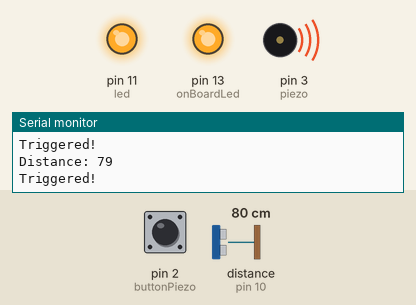
Bench run of a sketch on a simulated Arduino Uno, built with avr-gcc and run on an emulated ATmega328P. Parts: output pins drawn as LEDs (lit = HIGH), buzzer (waves = sounding), the last lines printed to the serial monitor. Wiring (inferred from the names in the program): ultrasonic range finder: trigger pin 9; echo pin 10. The inputs (shaded band) are chosen by the test bench; at power-on: distance to the obstacle (sensor on pin 10) 80 cm, pin 2 (buttonPiezo) HIGH. The echo pulse lasts 58.3 µs per cm; pins used as bus, display or sensor lines are not drawn.

Above: at 8.5 s.
8.6 s: distance to the obstacle (sensor on pin 10) set to 120 cm
At 16.0 s:
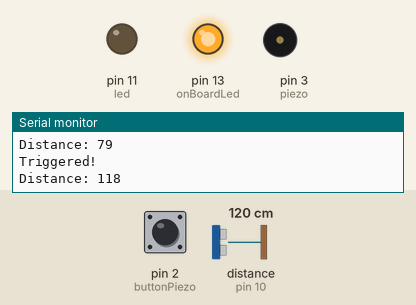
16.3 s: pin 2 (buttonPiezo) pulled LOW for 3 s
At 19.9 s:
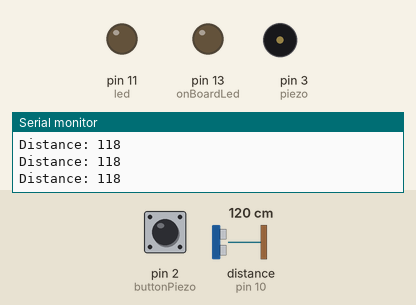
24.0 s: distance to the obstacle (sensor on pin 10) set to 87 cm
31.7 s: distance to the obstacle (sensor on pin 10) set to 77 cm
At 32.1 s:
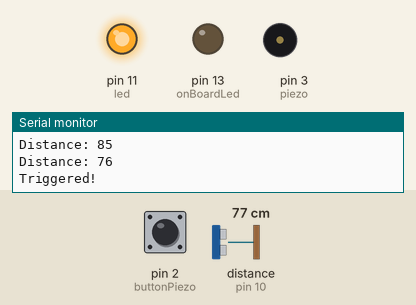
44.2 s: distance to the obstacle (sensor on pin 10) set to 250 cm
At 48.3 s:
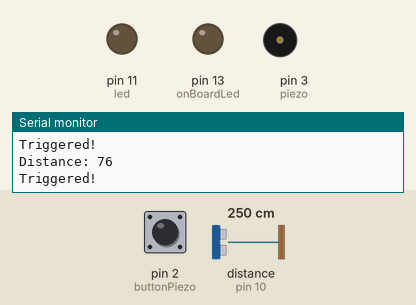
51.9 s: distance to the obstacle (sensor on pin 10) set to 2 cm
At 52.9 s:
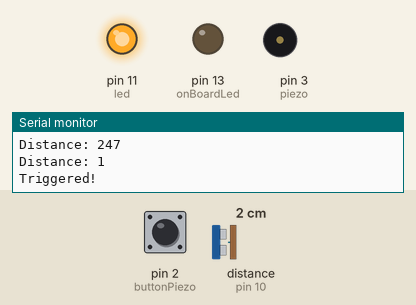
Timing chart, 0 to 64.4 s (numbered marks = the images above; inputs shaded):
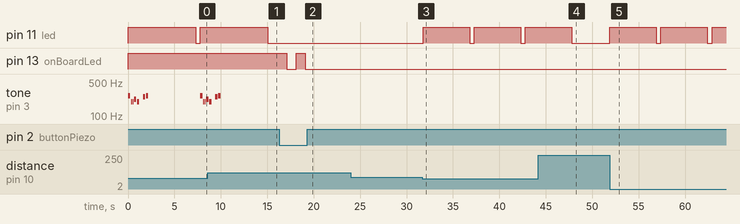

Measured:
- the behaviour switches between 82 and 81 cm on distance to the obstacle (sensor on pin 10) (found by bisection; images 2 and 3)
- after the input at 8.6 s, pin 11 (led): goes on until 15.1 s, then stays LOW; tone on pin 3 (piezo): goes on until 10.0 s, then stays silent
- after the input at 16.3 s, pin 13 (onBoardLed): HIGH → LOW after 0.78 s, → HIGH 1.0 s later, → LOW 1.0 s later
- after the input at 31.7 s, pin 11 (led): alternates HIGH for 5.0 s and LOW for 0.51 s, starting after 0.08 s
- after the input at 44.2 s, pin 11 (led): goes on until 47.8 s, then stays LOW
- after the input at 51.9 s, pin 11 (led): alternates HIGH for 5.0 s and LOW for 0.50 s, starting at once
- by itself, tone on pin 3 (piezo): plays 262 Hz for 0.25 s, 196 Hz for 0.13 s, 196 Hz for 0.13 s, 220 Hz for 0.25 s, 196 Hz for 0.25 s, 247 Hz for 0.25 s … (11 notes in this stretch)

The sketch:

CatBell.ino
```cpp
/*
Cat Bell. Plays a tune when cat is on window sill.

Guide for distance sensor: https://howtomechatronics.com/tutorials/arduino/ultrasonic-sensor-hc-sr04/

Melody taken from https://www.arduino.cc/en/Tutorial/toneMelody
*/

#include "pitches.h"
#include "Arduino.h"

#define DISTANCETHRESHOLD 80
#define DEBOUNCEDELAY 200
// pins
const int buttonPiezo = 2;
const int piezo = 3;
const int trigPin = 9;
const int echoPin = 10;
const int led = 11;
const int onBoardLed = 13;

bool piezoOn = true;
// defines variables
long duration;
int distance;
int buttonPiezoReading = HIGH; // Button state on previous loop
int buttonPiezoLastState = HIGH;
unsigned long buttonPiezoLastPressedTimestamp;
unsigned long loopStartTimestamp;

int melody[] = {
    NOTE_C4, NOTE_G3, NOTE_G3, NOTE_A3, NOTE_G3, 0, NOTE_B3, NOTE_C4};

int noteDurations[] = {
    4, 8, 8, 4, 4, 4, 4, 4};

void measureDistance() // Refer to linked distance sensor guide
{
  digitalWrite(trigPin, LOW);
  delayMicroseconds(2);
  digitalWrite(trigPin, HIGH);
  delayMicroseconds(10);
  digitalWrite(trigPin, LOW);
  duration = pulseIn(echoPin, HIGH);
  distance = duration * 0.034 / 2;
  Serial.print("Distance: ");
  Serial.println(distance);
}

void playMelody() // Refer to linked melody guide
{
  for (int thisNote = 0; thisNote < 8; thisNote++)
  {
    int noteDuration = 1000 / noteDurations[thisNote];
    tone(piezo, melody[thisNote], noteDuration);
    int pauseBetweenNotes = noteDuration * 1.30;
    delay(pauseBetweenNotes);
    noTone(piezo);
  }
}

void setup()
{
  pinMode(buttonPiezo, INPUT);
  digitalWrite(buttonPiezo, HIGH);
  pinMode(led, OUTPUT);
  pinMode(trigPin, OUTPUT);
  pinMode(echoPin, INPUT);
  pinMode(onBoardLed, OUTPUT);
  Serial.begin(9600);
}

void loop()
{
  // Button
  loopStartTimestamp = millis();
  buttonPiezoReading = digitalRead(buttonPiezo); //LOW = Pressed

  if (buttonPiezoReading == HIGH)
  {
    buttonPiezoLastState = HIGH;
  }

  else if (buttonPiezoReading == LOW && buttonPiezoLastState == HIGH)
  {
    buttonPiezoLastPressedTimestamp = loopStartTimestamp;
    buttonPiezoLastState = LOW;
  }

  else if ((loopStartTimestamp - buttonPiezoLastPressedTimestamp) > DEBOUNCEDELAY && buttonPiezoReading == LOW && buttonPiezoReading == LOW)
  {
    piezoOn = !piezoOn;
    buttonPiezoLastState = HIGH;
  }
  // Button End

  if (piezoOn)
  {
    digitalWrite(onBoardLed, HIGH);
  }
  else
  {
    digitalWrite(onBoardLed, LOW);
  }
  measureDistance();
  if (distance < DISTANCETHRESHOLD)
  {
    Serial.println("Triggered!");
    digitalWrite(led, HIGH);
    if (piezoOn)
    {
      playMelody();
    }
    delay(5000);
  }
  digitalWrite(led, LOW);
  delay(500);
}
```

pitches.h
```cpp
/*************************************************
 * Public Constants
 *************************************************/

#define NOTE_B0  31
#define NOTE_C1  33
#define NOTE_CS1 35
#define NOTE_D1  37
#define NOTE_DS1 39
#define NOTE_E1  41
#define NOTE_F1  44
#define NOTE_FS1 46
#define NOTE_G1  49
#define NOTE_GS1 52
#define NOTE_A1  55
#define NOTE_AS1 58
#define NOTE_B1  62
#define NOTE_C2  65
#define NOTE_CS2 69
#define NOTE_D2  73
#define NOTE_DS2 78
#define NOTE_E2  82
#define NOTE_F2  87
#define NOTE_FS2 93
#define NOTE_G2  98
#define NOTE_GS2 104
#define NOTE_A2  110
#define NOTE_AS2 117
#define NOTE_B2  123
#define NOTE_C3  131
#define NOTE_CS3 139
#define NOTE_D3  147
#define NOTE_DS3 156
#define NOTE_E3  165
#define NOTE_F3  175
#define NOTE_FS3 185
#define NOTE_G3  196
#define NOTE_GS3 208
#define NOTE_A3  220
#define NOTE_AS3 233
#define NOTE_B3  247
#define NOTE_C4  262
#define NOTE_CS4 277
#define NOTE_D4  294
#define NOTE_DS4 311
#define NOTE_E4  330
#define NOTE_F4  349
#define NOTE_FS4 370
#define NOTE_G4  392
#define NOTE_GS4 415
#define NOTE_A4  440
#define NOTE_AS4 466
#define NOTE_B4  494
#define NOTE_C5  523
#define NOTE_CS5 554
#define NOTE_D5  587
#define NOTE_DS5 622
#define NOTE_E5  659
#define NOTE_F5  698
#define NOTE_FS5 740
#define NOTE_G5  784
#define NOTE_GS5 831
#define NOTE_A5  880
#define NOTE_AS5 932
#define NOTE_B5  988
#define NOTE_C6  1047
#define NOTE_CS6 1109
#define NOTE_D6  1175
#define NOTE_DS6 1245
#define NOTE_E6  1319
#define NOTE_F6  1397
#define NOTE_FS6 1480
#define NOTE_G6  1568
#define NOTE_GS6 1661
#define NOTE_A6  1760
#define NOTE_AS6 1865
#define NOTE_B6  1976
#define NOTE_C7  2093
#define NOTE_CS7 2217
#define NOTE_D7  2349
#define NOTE_DS7 2489
#define NOTE_E7  2637
#define NOTE_F7  2794
#define NOTE_FS7 2960
#define NOTE_G7  3136
#define NOTE_GS7 3322
#define NOTE_A7  3520
#define NOTE_AS7 3729
#define NOTE_B7  3951
#define NOTE_C8  4186
#define NOTE_CS8 4435
#define NOTE_D8  4699
#define NOTE_DS8 4978
```
